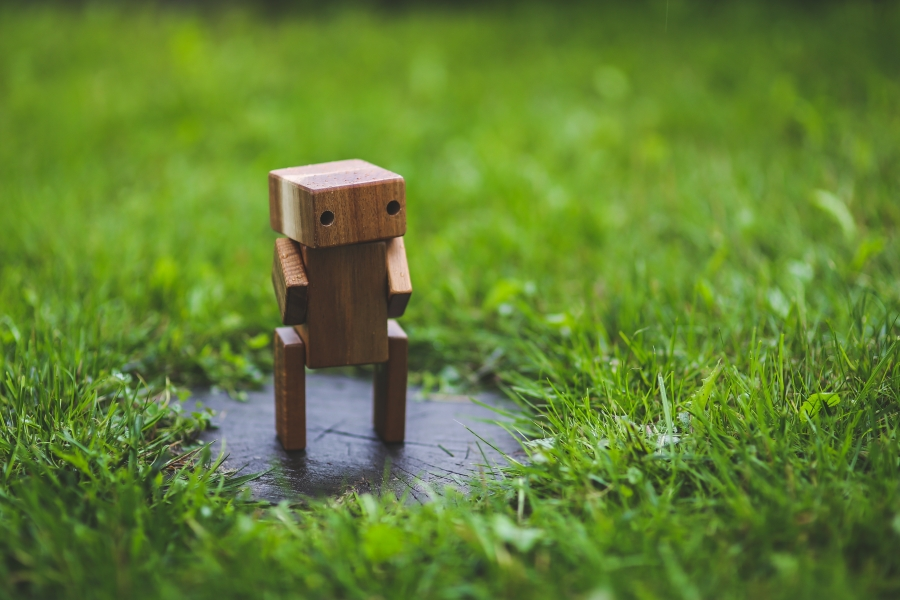
#> input picture misc/vision/test/pictures/testpic/robot.png, 900 x 600 px, found by its file name
$ jupyter execute OpenCV_Tutorial.ipynb
#> lines starting #> are read from the running program, lines starting #| are printed output that depends on the picture; after the words box and inside, x2 and y2 are one past the last pixel; in counts of white or black regions, pixels touching at a corner belong together
# OpenCV Tutorial mit Python
## Inhalt:
* OpenCV installieren
* OpenCV in Python
  * Importieren
  * Bild einlesen
  * Bild darstellen
  * Pixel auslesen
  * Pixel von Hand modifizieren
  * Bild mit OpenCV modifizieren
  * Bild aufnehmen
  * Bild speichern

## OpenCV installieren:
* Falls noch nicht vorhanden benötigen Sie Python. In Ubuntu kann dies installiert werden mit:
<code>apt install -y git python3 python3-pip</code>
* Installieren Sie OpenCV. In Ubuntu:
<code>apt install -y git libopencv-dev python3-opencv</code>
* Installieren Sie ebenfalls matplotlib und numpy via pip3 für Python:
<code>pip3 install matplotlib numpy</code>

## OpenCV in Python importieren
In Python muss nun OpenCV import werden (Paket <code>cv2</code>), ebenso <code>matplotlib</code> für die Visualisierung und <code>numpy</code> für den Zugriff auf Pixel:

[cell 1]
import cv2 as cv
import matplotlib.pyplot as plt
import numpy as np

Bilder können mit <code>cv.imread()</code> gelesen werden und anschließend dargestellt werden.

[cell 2]
img = cv.imread("../pictures/robot.png")
#> img is the input picture: shape (600, 900, 3); mean B, G, R 50.4, 128.6, 98

plt.imshow(img)
plt.axis('off')
plt.show()

Bei OpenCV Bildern handelt es sich um mehrdimensionale numpy Arrays:

[cell 3]
print(type(img), img.dtype, img.shape, img[0,0,:])
#| <class 'numpy.ndarray'> uint8 (600, 900, 3) [41 74 59]

Diese können direkt modifiziert werden:

[cell 4]
new_img = np.copy(img)
new_img[0:100,0:100,:] = 0
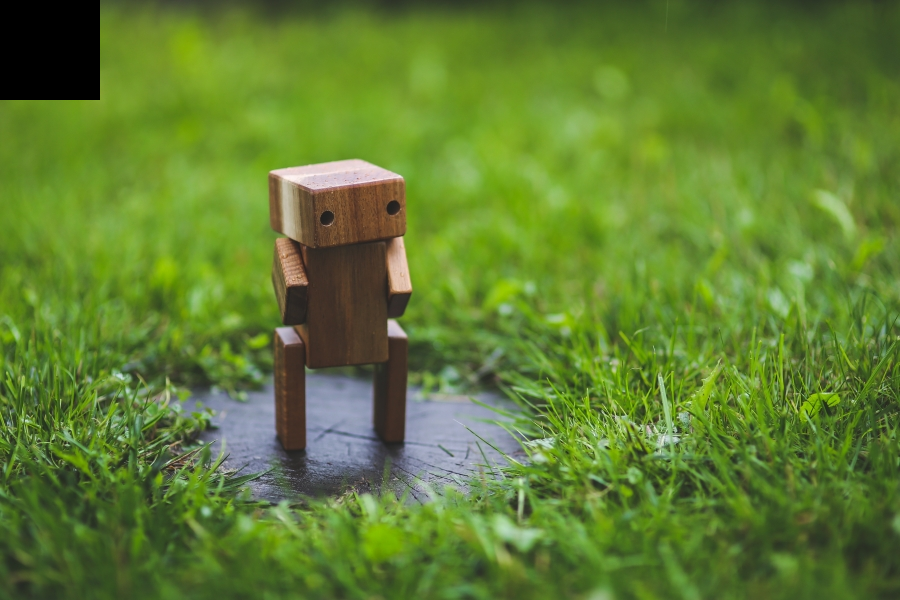
#> new_img: shape (600, 900, 3); 1.85% of pixels changed, all inside (x1, y1, x2, y2) = (0, 0, 100, 100)

plt.imshow(new_img)
plt.axis('off')
plt.show()

OpenCV bietet diverse Funktionen, um Bilder zu modifizieren. Hier z.B. die Umwandlung in ein grauwert Bild:

[cell 5]
img_gray = cv.cvtColor(img, cv.COLOR_BGR2GRAY)
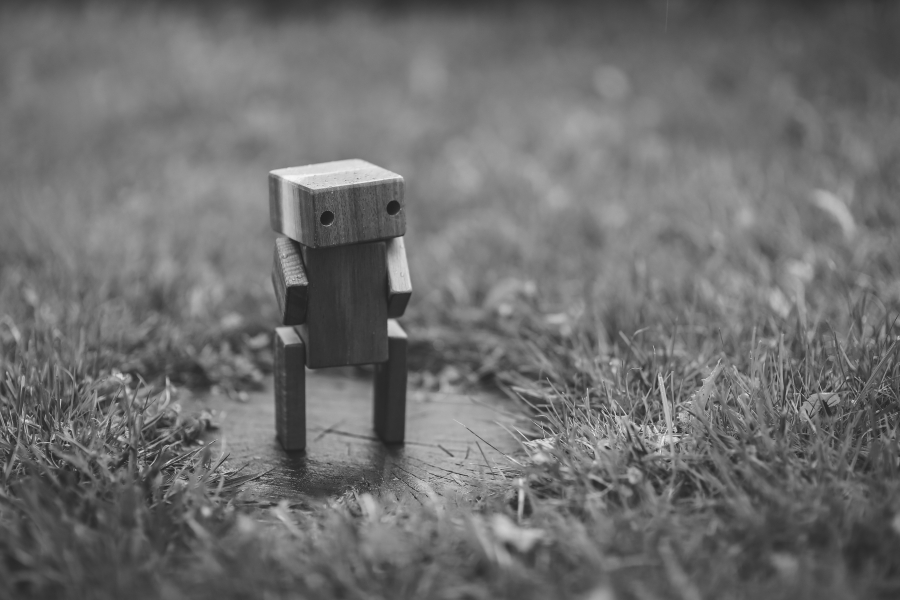
#> img_gray: shape (600, 900); min 32, max 246, mean 110.5

plt.imshow(img_gray, cmap="gray")
plt.axis('off')
plt.show()
